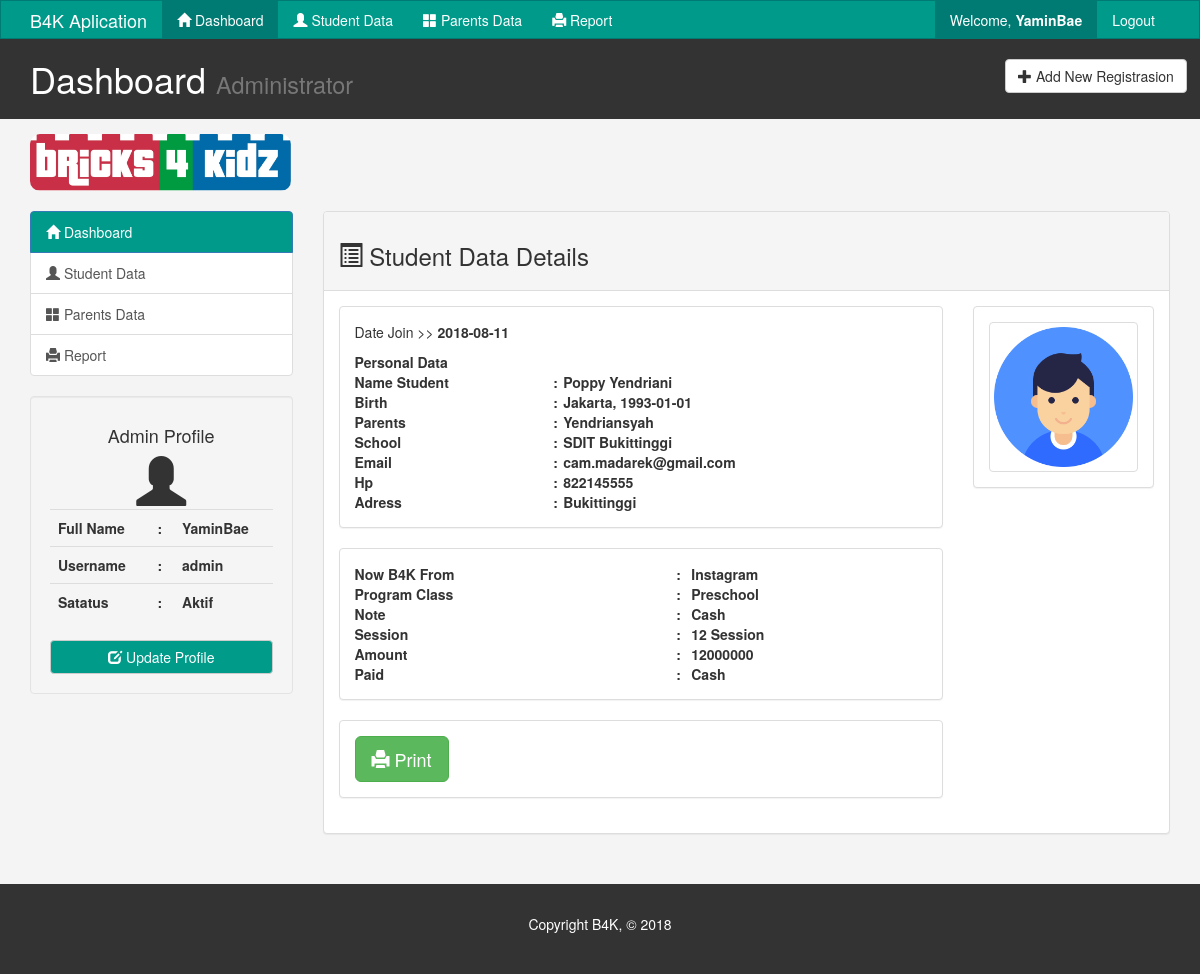
/_admin/index.php?page=detail&id=2 (signed in), run on the app's committed database.
### tables this page shows
CREATE TABLE `user` (
  `id_user` int(11) NOT NULL,
  `username` varchar(60) NOT NULL,
  `password` varchar(100) NOT NULL,
  `nama_lengkap` varchar(60) NOT NULL,
  `level` varchar(20) NOT NULL,
  `aktif` enum('Y','N') NOT NULL
);

CREATE TABLE `tb_register` (
  `id_register` int(11) NOT NULL,
  `name` varchar(60) NOT NULL,
  `tempat` varchar(60) NOT NULL,
  `tgl` date NOT NULL,
  `gender` varchar(15) NOT NULL,
  `ortu` varchar(60) NOT NULL,
  `asal_skl` varchar(60) NOT NULL,
  `email` varchar(60) NOT NULL,
  `hp` int(15) NOT NULL,
  `alamat` text NOT NULL,
  `info_b4k` text NOT NULL,
  `program` varchar(60) NOT NULL,
  `note` text NOT NULL,
  `session` varchar(50) NOT NULL,
  `jml_byr` int(11) NOT NULL,
  `paid` varchar(50) NOT NULL,
  `tgl_dftr` date NOT NULL,
  `status` varchar(15) NOT NULL,
  `foto` varchar(255) NOT NULL
);

### _admin/page/detail.php (the view)
<div class="col-md-9">
	<?php
	$id = $_GET['id'];
$sql = mysqli_query($con,"SELECT *FROM tb_register WHERE id_register='$id' ") or die(mysqli_error($con));
$data = mysqli_fetch_array($sql);
?>
<div class="panel panel-default">
  <div class="panel-heading"><h3> <span class="glyphicon glyphicon-list-alt"></span> Student Data Details</h3></div>
  <div class="panel-body">
		<div class="row">
	<div class="col-lg-9">
		<div class="panel panel-default">
		  <div class="panel-body">
		  	  	<p>Date Join >> <b><?php echo $data['tgl_dftr'] ?></b></p>
			<table width="100%">
				<thead>
					<b>Personal Data</b>
					<tr>
						<th>Name Student</th>
						<th>:</th>
						<th><?php echo $data['name'] ?></th>
					</tr>
					<tr>
						<th>Birth</th>
						<th>:</th>
						<th><?php echo $data['tempat'] ?>, <?php echo $data['tgl'] ?></th>
					</tr>
					<tr>
						<th> Parents</th>
						<th>:</th>
						<th><?php echo $data['ortu'] ?></th>
					</tr>
					<tr>
						<th> School</th>
						<th>:</th>
						<th><?php echo $data['asal_skl'] ?></th>
					</tr>
					<tr>
						<th> Email</th>
						<th>:</th>
						<th><?php echo $data['email'] ?></th>
					</tr>
					<tr>
						<th> Hp</th>
						<th>:</th>
						<th><?php echo $data['hp'] ?></th>
					</tr>
					<tr>
						<th> Adress</th>
						<th>:</th>
						<th><?php echo $data['alamat'] ?></th>
					</tr>
				</thead>
			</table>
		  </div>
		</div>
		<div class="panel panel-default">
		  <div class="panel-body">
			<table width="100%">
				<thead>
					<tr>
						<th>Now B4K From</th>
						<th>:</th>
						<th><?php echo $data['info_b4k'] ?></th>
					</tr>
					<tr>
						<th>Program Class</th>
						<th>:</th>
						<th><?php echo $data['program'] ?></th>
					</tr>
					<tr>
						<th>Note</th>
						<th>:</th>
						<th><?php echo $data['note'] ?></th>
					</tr>
					<tr>
						<th>Session</th>
						<th>:</th>
						<th><?php echo $data['session'] ?></th>
					</tr>
					<tr>
						<th>Amount</th>
						<th>:</th>
						<th><?php echo $data['jml_byr'] ?></th>
					</tr>
					<tr>
						<th>Paid</th>
						<th>:</th>
						<th><?php echo $data['paid'] ?></th>
					</tr>
				</thead>
			</table>
		  </div>
		</div>
	</div>
	<div class="col-lg-3">
		<div class="panel panel-default">
		  <div class="panel-body">
		  	<img src="../assets/img/<?php echo $data['foto'] ?>" alt="..." class="img-thumbnail" style="width: 200px; height: 150px;">
		  </div>
		</div>
	</div>
		</div>
		<div class="row">
			<div class="col-lg-9">
		<div class="panel panel-default">
		<div class="panel-body">
		<a href="../Report/Print-Registrasi.php?id=<?php echo $data['id_register'] ?>" target="_blank" class="btn btn-success btn-lg"> <span class="glyphicon glyphicon-print"></span> Print</a>
		</div>
		</div>
		</div>
</div>
</div>
</div>
  </div>

### _admin/index.php (shortened to what this page needs)
<?php
include '../inc/config.php';
 ?>
<!DOCTYPE html>
<html lang="en">
  <head>
    <link href="../assets/css/bootstrap.min.css" rel="stylesheet">
    <link href="../assets/css/style.css" rel="stylesheet">
    <link rel="stylesheet" href="../assets/alert/css/sweetalert.css">
    <link rel="stylesheet" type="text/css" href="../assets/DataTables/datatables.min.css"/>
  </head>
  <body>
<?php
if (@$_SESSION['login']) {
$sesi = @$_SESSION['id'];
}
$sql = mysqli_query($con,"select * from user where id_user = '$sesi'") or die(mysqli_error($con));
$data = mysqli_fetch_array($sql);
?>
    <nav class="navbar navbar-default">
      <div class="container">
        <div class="navbar-header">
          <a class="navbar-brand" href="#"> B4K Aplication</a>
        </div>
        <div id="navbar" class="collapse navbar-collapse">
          <ul class="nav navbar-nav">
            <li class="active"><a href="index.php"> <span class="glyphicon glyphicon-home"></span>  Dashboard</a></li>
            <li><a href="?page=list"> <span class="glyphicon glyphicon-user"></span> Student Data</a></li>
            <li><a href="?page=parents"> <span class="glyphicon glyphicon-th-large"></span> Parents Data</a></li>
            <li><a href="?page=report"> <span class="glyphicon glyphicon-print"></span> Report</a></li>
          </ul>
          <ul class="nav navbar-nav navbar-right">
            <li class="active"><a href="?page=">Welcome, <b><?php echo $data['nama_lengkap'];?></b></a></li>
            <li><a href="../inc/logout.php">Logout</a></li>
          </ul>
        </div>
      </div>
    </nav>
    <header id="header">
    <div class="container">
    	<div class="row">
    		<div class="col-md-10">
    			<h1>
           Dashboard <small> Administrator</small></h1>
    		</div>
    		<div class="col-md-2">
			   <div class="dropdown create">
			  <a href="?page=regist" class="btn btn-default dropdown-toggle">
			     <span class="glyphicon glyphicon-plus"></span> Add New Registrasion
			  </a>
			</div>
    		</div>
    	</div>
    </div>
    </header>
    <section id="breadcrumb">
    	<div class="container">
        <img src="../assets/img/h.png" class="img-responsive" width="261" style="border-radius: 10px;">
        <br>
    	</div>
    </section>
    <section id="main">
    <div class="container">
    	<div class="row">
    		<div class="col-md-3">
			<div class="list-group">
			  <a href="index.php" class="list-group-item active main-color-bg">
			    <span class="glyphicon glyphicon-home" aria-hidden="true"></span> Dashboard
			  </a>
			  <a href="?page=list" class="list-group-item">
          <span class="glyphicon glyphicon-user" aria-hidden="true"></span>
          Student Data
         </a>
          <a href="?page=parents" class="list-group-item">
          <span class="glyphicon glyphicon-th-large" aria-hidden="true"></span>
          Parents Data
         </a>
			  <a href="?page=report" class="list-group-item">
          <span class="glyphicon glyphicon-print" aria-hidden="true"></span>
           Report
         </a>
			</div>
			<div class="well ">
      <center>
        <h4> Admin Profile</h4><span class="glyphicon glyphicon-user" style="font-size: 50px;"></span></center>
      <table class="table">
          <tr>
            <th> Full Name</th>
            <th> :</th>
            <th> <?php echo $data['nama_lengkap'];?> </th>
          </tr>
          <tr>
            <th> Username</th>
            <th> :</th>
            <th> <?php echo $data['username'];?> </th>
          </tr>
          <tr>
            <th> Satatus</th>
            <th> :</th>
            <th>
              <?php if ($data['aktif']=='Y') {
                echo "Aktif";
              }else{
                echo "Non Aktif";
              }
              ?>
            </th>
          </tr>
      </table>
      <button type="button" class="btn btn-default btn-block" data-toggle="modal" data-target="#edit<?php echo $data['id_user'] ?>" style="background-color:rgb(0,155,137);color: #fff;"> <span class="glyphicon glyphicon-edit"></span> Update Profile</button>
			</div>
    		</div>
    		<?php
    		$page=@$_GET['page'];
    		if ($page=='proses') {
    			include 'page/procces.php';
    		}elseif ($page=='regist') {
    			include 'page/new-register.php';
    		}elseif ($page=='') {
    			include 'page/dashboard.php';
    		}elseif ($page=='last_regis') {
    			include 'page/last_regis.php';
    		}elseif ($page=='detail') {
          include 'page/detail.php';
        }elseif ($page=='list') {
          include 'page/list-data.php';
        }elseif ($page=='del') {
          include 'page/del-data.php';
        }elseif ($page=='edit') {
          include 'page/edit.php';
        }elseif ($page=='report') {
          include 'page/Report-View.php';
        }elseif ($page=='aktif') {
          include 'page/status-aktif.php';
        }elseif ($page=='parents') {
          include 'page/v-parents.php';
        }else{
    			echo "Not Found !!";
    		}
    		 ?>
    	</div>
    </div>
    </section>
    <footer id="footer"><p>Copyright B4K, &copy; 2018</p></footer>
  </body>
</html>

### assets/css/style.css (style rules this page uses)
body { background: #f4f4f4; }
.navbar { min-height: 37px !important; margin-bottom: 0; border-radius: 0; }
.navbar-nav > li > a, .navbar-brand { padding-top: 9px !important; padding-bottom: 0 !important; height: 37px; }
.navbar-default { background-color: #009a8a; border-color: #007b73; }
.navbar-default .navbar-brand { color: #ffffff; }
.navbar-default .navbar-nav > li > a { color: #ffffff; }
.navbar-default .navbar-nav > .active > a, .navbar-default .navbar-nav > .active > a:hover, .navbar-default .navbar-nav > .active > a:focus { color: #ffffff; background-color: #007b73; }
.navbar-default .navbar-collapse, .navbar-default .navbar-form { border-color: #ffffff; }
.main-color-bg { background-color: #009a8a !important; border-color: #007b73; color: #ffffff !important; }
#header { background: #333333; color: #ffffff; padding-bottom: 10px; margin-bottom: 15px; }
#header .create { padding-top: 20px; }
#footer { background: #333333; color: #ffffff; text-align: center; padding: 30px; margin-top: 30px; }

### data on the page
user: nama_lengkap "YaminBae", username "admin"
tb_register: tgl_dftr "2018-08-11", name "Poppy Yendriani", tempat "Jakarta", tgl "1993-01-01", ortu "Yendriansyah", asal_skl "SDIT Bukittinggi", email "cam.madarek@gmail.com", hp "822145555", alamat "Bukittinggi", info_b4k "Instagram", program "Preschool", note "Cash", session "12 Session", jml_byr "12000000", paid "Cash", foto (picture)
